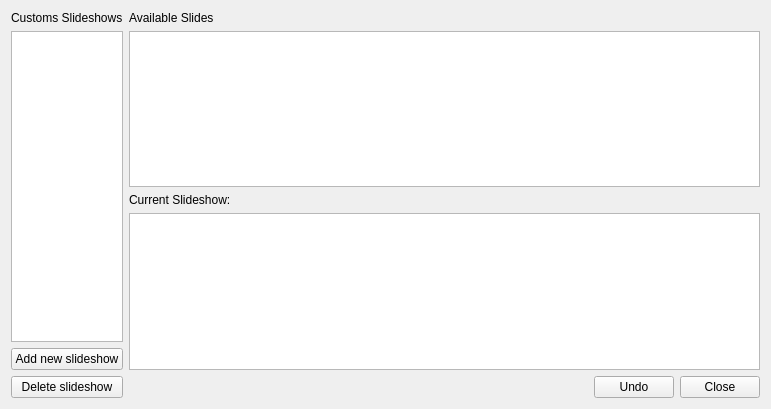
<ui version="4.0" >
 <class>CustomSlideShowsWidget</class>
 <widget class="QWidget" name="CustomSlideShowsWidget" >
  <property name="windowModality" >
   <enum>Qt::WindowModal</enum>
  </property>
  <property name="geometry" >
   <rect>
    <x>0</x>
    <y>0</y>
    <width>771</width>
    <height>409</height>
   </rect>
  </property>
  <property name="sizePolicy" >
   <sizepolicy vsizetype="Minimum" hsizetype="Minimum" >
    <horstretch>0</horstretch>
    <verstretch>0</verstretch>
   </sizepolicy>
  </property>
  <property name="windowTitle" >
   <string>Custom Slideshows editor</string>
  </property>
  <layout class="QGridLayout" >
   <item row="0" column="0" >
    <layout class="QGridLayout" >
     <item row="0" column="0" >
      <layout class="QVBoxLayout" >
       <item>
        <widget class="QLabel" name="label" >
         <property name="sizePolicy" >
          <sizepolicy vsizetype="Fixed" hsizetype="Fixed" >
           <horstretch>0</horstretch>
           <verstretch>0</verstretch>
          </sizepolicy>
         </property>
         <property name="text" >
          <string>Customs Slideshows</string>
         </property>
        </widget>
       </item>
       <item>
        <widget class="QListWidget" name="customSlideShowsList" >
         <property name="sizePolicy" >
          <sizepolicy vsizetype="Expanding" hsizetype="Ignored" >
           <horstretch>0</horstretch>
           <verstretch>0</verstretch>
          </sizepolicy>
         </property>
        </widget>
       </item>
       <item>
        <widget class="QPushButton" name="addButton" >
         <property name="text" >
          <string>Add new slideshow</string>
         </property>
        </widget>
       </item>
       <item>
        <widget class="QPushButton" name="deleteButton" >
         <property name="text" >
          <string>Delete slideshow</string>
         </property>
        </widget>
       </item>
      </layout>
     </item>
     <item row="0" column="1" >
      <layout class="QVBoxLayout" >
       <item>
        <layout class="QVBoxLayout" >
         <item>
          <widget class="QLabel" name="label_3" >
           <property name="text" >
            <string>Available Slides</string>
           </property>
          </widget>
         </item>
         <item>
          <widget class="QListWidget" name="availableSlidesList" />
         </item>
         <item>
          <layout class="QHBoxLayout" >
           <item>
            <widget class="QLabel" name="label_2" >
             <property name="text" >
              <string>Current Slideshow:</string>
             </property>
            </widget>
           </item>
           <item>
            <widget class="QLabel" name="label_4" >
             <property name="text" >
              <string/>
             </property>
            </widget>
           </item>
          </layout>
         </item>
         <item>
          <widget class="QListWidget" name="currentSlidesList" />
         </item>
        </layout>
       </item>
       <item>
        <layout class="QHBoxLayout" >
         <item>
          <spacer>
           <property name="orientation" >
            <enum>Qt::Horizontal</enum>
           </property>
           <property name="sizeHint" >
            <size>
             <width>40</width>
             <height>20</height>
            </size>
           </property>
          </spacer>
         </item>
         <item>
          <widget class="QPushButton" name="undoButton" >
           <property name="text" >
            <string>Undo</string>
           </property>
          </widget>
         </item>
         <item>
          <widget class="QPushButton" name="closeButton" >
           <property name="text" >
            <string>Close</string>
           </property>
          </widget>
         </item>
        </layout>
       </item>
      </layout>
     </item>
    </layout>
   </item>
  </layout>
 </widget>
 <resources/>
 <connections/>
</ui>
